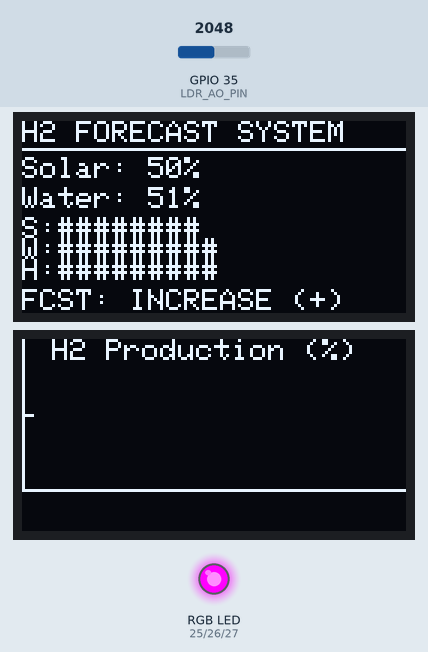
The sketch below on a simulated ESP32. Parts: 2 × 128×64 one-colour display, an RGB LED mixed from three pins (HIGH = lit). The test bench sets the inputs (shaded band); at power-on: GPIO 35 (LDR_AO_PIN) = 2048. Random numbers use the default seed unless the sketch sets one; what the sketch prints to the serial monitor is not drawn.

Above: at 2.8 s.
2.9 s: GPIO 35 (LDR_AO_PIN) set to 2118
At 3.35 s:
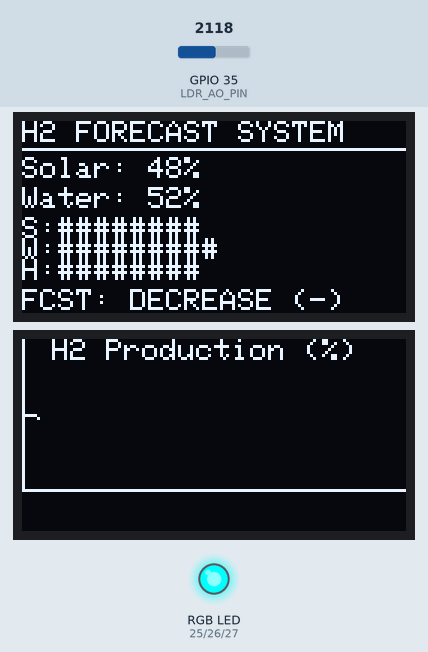
5.1 s: GPIO 35 (LDR_AO_PIN) set to 2866
At 6.06 s:
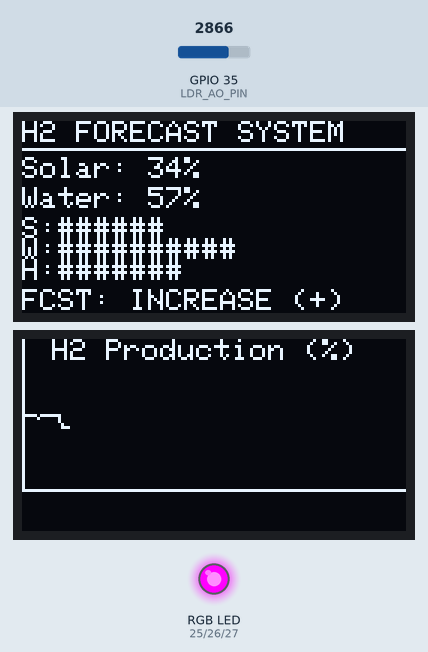
6.9 s: GPIO 35 (LDR_AO_PIN) set to 3603
At 7.29 s:
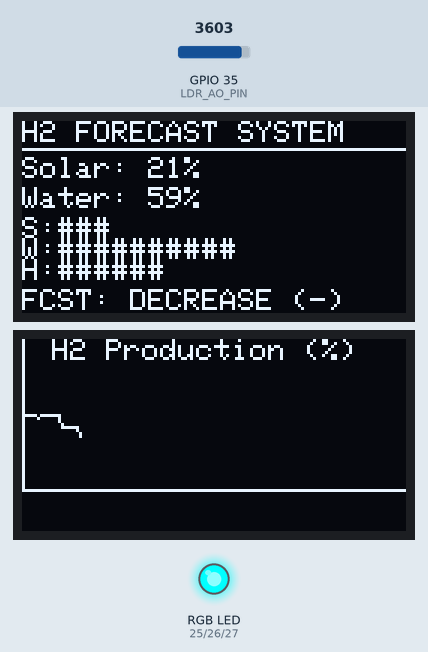
8.6 s: GPIO 35 (LDR_AO_PIN) set to 4095
At 37.87 s:
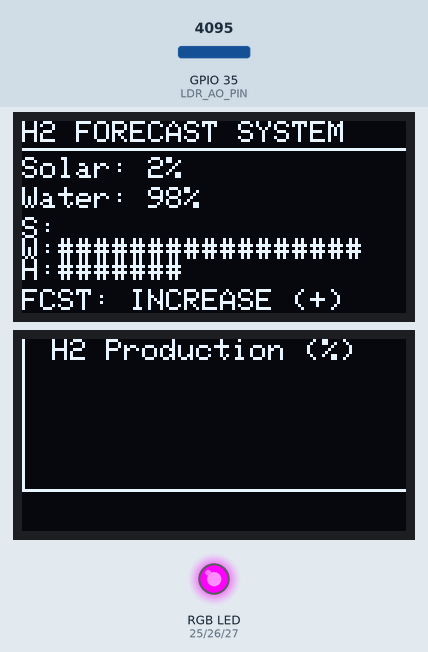
Timing chart, 0 to 39.4 s (numbered marks = the images above; inputs shaded):
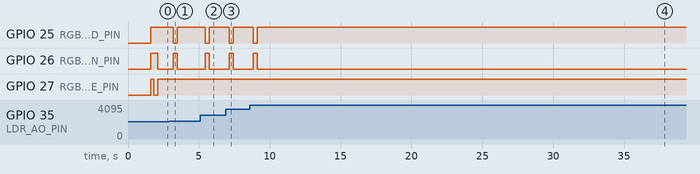

The sketch:

sketch.ino
```cpp
// ===========================================================
// Quantum-Inspired Green Hydrogen Forecasting (ESP32 + RGB LED)
// Full Version with 3-Bar Serial Graph + HYBRID SENSOR MODE
// With Quantum Memory Weight (Stabilization) + OLED Bar Graph + Live Line Graph
// ===========================================================

#include <Wire.h>                      // Include Wire library for I2C communication
#include <Adafruit_GFX.h>              // Include Adafruit GFX library for graphics
#include <Adafruit_SSD1306.h>          // Include Adafruit SSD1306 library for OLED display

// --- SCREEN CONFIG ---
#define SCREEN_WIDTH 128               // Define the screen width for the OLED display
#define SCREEN_HEIGHT 64               // Define the screen height for the OLED display
#define GRAPH_WIDTH 128                // Define the width of the graph
#define GRAPH_HEIGHT 50                // Define the height of the graph

// --- TWO DISPLAY BUSSES ---
TwoWire I2Cone = TwoWire(0);           // Define the first I2C bus (I2Cone)
TwoWire I2Ctwo = TwoWire(1);           // Define the second I2C bus (I2Ctwo)

// --- DISPLAY DEFINITIONS ---
Adafruit_SSD1306 display(SCREEN_WIDTH, SCREEN_HEIGHT, &I2Cone, -1);    // Initialize the first OLED display
Adafruit_SSD1306 display2(SCREEN_WIDTH, SCREEN_HEIGHT, &I2Ctwo, -1);   // Initialize the second OLED display

// --- Pin Definitions ---
const int LDR_AO_PIN = 35;            // Define the pin for the Light Dependent Resistor (LDR)
const int RGB_RED_PIN = 25;           // Define the pin for the RGB red LED
const int RGB_GREEN_PIN = 26;         // Define the pin for the RGB green LED
const int RGB_BLUE_PIN = 27;          // Define the pin for the RGB blue LED

// --- Variables ---
int ldrValue = 0;                     // Variable to store LDR value
int potValue = 0;                     // Variable to store potentiometer value
int readingCount = 0;                 // Variable to count readings

float SIM_STRENGTH_SOLAR = 0.30;      // Simulated solar strength factor
String lastForecast = "remain";      // Last forecasted value
float memoryStrength = 0.25;          // Memory strength for forecasting stabilization

// OLED2 graph variables
int graphX = 0;                       // X position for the graph
float previousValue = -1;             // Previous value for drawing the graph
int markerCounter = 0;                // Counter for graph marker

// Previous hydrogen production tracking
float previousHydrogenProduction = -1;    // Previous hydrogen production
float previousHydrogenPercentage = -1;    // Previous hydrogen production percentage

// Function prototypes
void drawHydrogenGraphOnOLED2(float hydrogenPercent);  // Function to draw the hydrogen graph
void printBarGraph3(float solar, float water, float energyPotential, String forecast); // Function to print the bar graph
void drawBarGraphOLED(float solar, float water, float energyPotential);  // Function to draw the bar graph on OLED
void fadeToColor(int r, int g, int b, int duration);   // Function to fade RGB color

// ===========================================================
void setup() {

  Serial.begin(115200);                // Initialize the serial communication with baud rate 115200

  // --- OLED 1 SETUP ---
  I2Cone.begin(21, 22, 400000);        // Begin communication for OLED 1 (I2C)
  if (!display.begin(SSD1306_SWITCHCAPVCC, 0x3C)) {  // Initialize OLED 1 with the specified I2C address
    Serial.println(F("OLED 1 FAILED. Check wiring."));  // Display an error message if OLED 1 fails
    for(;;);  // Infinite loop to stop execution if OLED 1 fails
  }

  // --- OLED 2 SETUP ---
  I2Ctwo.begin(19, 23, 400000);        // Begin communication for OLED 2 (I2C)
  if (!display2.begin(SSD1306_SWITCHCAPVCC, 0x3C)) { // Initialize OLED 2 with the specified I2C address
    Serial.println(F("OLED 2 FAILED. Check wiring.")); // Display an error message if OLED 2 fails
    for(;;);  // Infinite loop to stop execution if OLED 2 fails
  }

  delay(500);                          // Delay to allow OLEDs to initialize

  display.clearDisplay();               // Clear the OLED 1 display
  display.setTextSize(1);               // Set text size to 1 on OLED 1
  display.setTextColor(WHITE);          // Set text color to white on OLED 1
  display.setCursor(0, 10);             // Set cursor position on OLED 1
  display.println("Booting System..."); // Display "Booting System..." on OLED 1
  display.display();                    // Update OLED 1 to show the text

  display2.clearDisplay();              // Clear the OLED 2 display
  display2.setTextSize(1);              // Set text size to 1 on OLED 2
  display2.setTextColor(WHITE);         // Set text color to white on OLED 2
  display2.setCursor(0, 10);            // Set cursor position on OLED 2
  display2.println("Booting System...");// Display "Booting System..." on OLED 2
  display2.display();                   // Update OLED 2 to show the text

  delay(1000);                         // Delay for 1 second

  Serial.println();
  Serial.println("Quantum-Inspired Green Hydrogen Forecasting"); // Print system name
  Serial.println("------------------------------------------------");
  Serial.println("System ready.\n");

  pinMode(RGB_RED_PIN, OUTPUT);        // Set the RGB red pin as output
  pinMode(RGB_GREEN_PIN, OUTPUT);      // Set the RGB green pin as output
  pinMode(RGB_BLUE_PIN, OUTPUT);       // Set the RGB blue pin as output

  digitalWrite(RGB_RED_PIN, HIGH);    // Set the RGB red pin high (turn off red)
  digitalWrite(RGB_GREEN_PIN, HIGH);  // Set the RGB green pin high (turn off green)
  digitalWrite(RGB_BLUE_PIN, HIGH);   // Set the RGB blue pin high (turn off blue)

  randomSeed(analogRead(36));         // Initialize random seed using analogRead from pin 36

  Serial.println("CSV:solar,water,forecast");  // Print CSV header for solar, water, and forecast
}

// ===========================================================
void loop() {

  int realLDR = analogRead(LDR_AO_PIN);   // Read the LDR value from the analog pin

  static float t2 = 0;                    // Define a static variable for simulating LDR values
  static float t = 0;                     // Define a static variable for simulating potentiometer values

  int simLDR = (sin(t2) * 0.5 + 0.5) * 4095;  // Simulate LDR value based on sine wave
  int simPOT = (sin(t) * 0.5 + 0.5) * 4095;  // Simulate potentiometer value based on sine wave

  t2 += 0.008;                           // Increment t2 for the next simulation cycle
  t += 0.01;                             // Increment t for the next simulation cycle

  ldrValue = (1.0 - SIM_STRENGTH_SOLAR) * realLDR + SIM_STRENGTH_SOLAR * simLDR; // Combine real and simulated LDR values
  potValue = simPOT;                     // Assign simulated potentiometer value

  float invertedLdrValue = 4095.0 - ldrValue;  // Invert LDR value for further calculations

  float solar = invertedLdrValue / 4095.0;     // Normalize solar value between 0 and 1
  float water = potValue / 4095.0;             // Normalize water value between 0 and 1
  float energyPotential = (0.6 * solar + 0.4 * water); // Calculate energy potential from solar and water values

  float p_increase = energyPotential;          // Probability for increase
  float p_same = (1 - fabs(solar - water)) * 0.3; // Probability for remain
  float p_decrease = 1.0 - (p_increase + p_same);  // Probability for decrease

  if (p_decrease < 0) p_decrease = 0;         // Ensure probability for decrease is not negative

  float total = p_increase + p_same + p_decrease; // Total probability
  p_increase /= total;                        // Normalize increase probability
  p_same /= total;                            // Normalize remain probability
  p_decrease /= total;                        // Normalize decrease probability

  if (lastForecast == "increase") p_increase += memoryStrength;  // Adjust increase probability based on last forecast
  else if (lastForecast == "remain") p_same += memoryStrength;   // Adjust remain probability based on last forecast
  else if (lastForecast == "decrease") p_decrease += memoryStrength; // Adjust decrease probability based on last forecast

  total = p_increase + p_same + p_decrease;   // Total probability again after adjustment
  p_increase /= total;                        // Renormalize increase probability
  p_same /= total;                            // Renormalize remain probability
  p_decrease /= total;                        // Renormalize decrease probability

  // --- QUANTUM NOISE  ---
  // Adding quantum-inspired randomness to simulate quantum behavior
  float quantumNoise = (random(-300, 300) / 1000.0); // Generate random quantum noise

  p_increase += quantumNoise * 0.4;             // Apply noise to increase probability
  p_same     += quantumNoise * -0.2;             // Apply noise to remain probability (inverse coupling)
  p_decrease += quantumNoise * 0.4;             // Apply noise to decrease probability

  // Prevent negatives
  if (p_increase < 0) p_increase = 0;           // Ensure no negative probability for increase
  if (p_same     < 0) p_same     = 0;           // Ensure no negative probability for remain
  if (p_decrease < 0) p_decrease = 0;           // Ensure no negative probability for decrease

  // Renormalize again
  total = p_increase + p_same + p_decrease;     // Total probability again after noise application
  p_increase /= total;                          // Renormalize increase probability
  p_same     /= total;                          // Renormalize remain probability
  p_decrease /= total;                          // Renormalize decrease probability

  float r = random(0, 1000) / 1000.0;           // Generate random number between 0 and 1

  String forecast;                              // Variable to store the forecast
  int targetR = 0, targetG = 0, targetB = 0;     // RGB values for color feedback

  // Determine forecast based on hydrogen production change
  float currentHydrogenPercentage = energyPotential * 100; // Calculate the current hydrogen production percentage

  if (previousHydrogenPercentage < 0) {  // First reading, default to remain
    forecast = "remain";
    targetB = 255;                       // Set blue color for remain forecast
  } else {
    if (currentHydrogenPercentage > previousHydrogenPercentage) { // If production is increasing
      forecast = "increase";
      targetG = 255;                     // Set green color for increase forecast
    } else if (currentHydrogenPercentage < previousHydrogenPercentage) { // If production is decreasing
      forecast = "decrease";
      targetR = 255;                     // Set red color for decrease forecast
    } else {                             // If no change
      forecast = "remain";
      targetB = 255;                     // Set blue color for remain forecast
    }
  }

  // Update previous hydrogen percentage
  previousHydrogenPercentage = currentHydrogenPercentage;

  lastForecast = forecast;  // Update last forecast value

  // Print solar, water, and forecast values to the serial monitor
  Serial.print("CSV:");
  Serial.print(solar, 3);
  Serial.print(",");
  Serial.print(water, 3);
  Serial.print(",");
  Serial.println(forecast);

  readingCount++;          // Increment reading count
  if (readingCount >= 10) {  // If 10 readings are reached
    Serial.print("solar:");
    Serial.println(solar * 100);
    Serial.print("water:");
    Serial.println(water * 100);
    readingCount = 0;       // Reset reading count
  }

  Serial.println("------------------------------------------------");
  printBarGraph3(solar, water, energyPotential, forecast); // Print the bar graph to the serial monitor
  Serial.println("------------------------------------------------\n");

  // --- OLED1 and OLED2 Bar Graphs ---
  auto updateOLED = [&](Adafruit_SSD1306 &scr) {  // Update OLED displays with forecast values
    scr.clearDisplay();                         // Clear the display
    scr.setTextSize(1);                         // Set text size
    scr.setTextColor(WHITE);                    // Set text color to white

    scr.setCursor(0, 0);                       // Set cursor to top left
    scr.println("H2 FORECAST SYSTEM");         // Display "H2 FORECAST SYSTEM" on OLED
    scr.drawLine(0, 9, 128, 9, WHITE);         // Draw line for section separation

    scr.setCursor(0, 12);                      // Set cursor for solar data
    scr.print("Solar: ");
    scr.print(solar * 100, 0);
    scr.println("%");

    scr.setCursor(0, 22);                      // Set cursor for water data
    scr.print("Water: ");
    scr.print(water * 100, 0);
    scr.println("%");

    drawBarGraphOLED(solar, water, energyPotential); // Draw the bar graph on OLED

    scr.setCursor(0, 56);                      // Set cursor for forecast data
    scr.print("FCST: ");
    if (forecast == "increase") scr.print("INCREASE (+)");
    else if (forecast == "remain") scr.print("STABLE (=)");
    else scr.print("DECREASE (-)");

    scr.display();                             // Update the display
  };

  updateOLED(display); // OLED1 bar + forecast

  // --- OLED2 live line graph ---
  drawHydrogenGraphOnOLED2(energyPotential * 100);  // Draw live hydrogen production graph on OLED2

  fadeToColor(targetR, targetG, targetB, 100);  // Fade RGB LEDs to the target color based on forecast

  delay(100); // Delay to slow down loop execution
}

// ===========================================================
void printBarGraph3(float solar, float water, float energyPotential, String forecast) {

  int solarBar = solar * 50;             // Calculate the solar bar length based on solar percentage
  int waterBar = water * 50;             // Calculate the water bar length based on water percentage
  int hydrogenBar = energyPotential * 50; // Calculate the hydrogen bar length based on energy potential

  Serial.println();
  Serial.println("Graph (each '#' about 2 percent)");

  // Print the solar bar graph to the serial monitor
  Serial.print("Solar : [");
  for (int i = 0; i < solarBar; i++) Serial.print("#");
  for (int i = solarBar; i < 50; i++) Serial.print(" ");
  Serial.print("] ");
  Serial.print(solar * 100, 1);
  Serial.println("%");

  // Print the water bar graph to the serial monitor
  Serial.print("Water : [");
  for (int i = 0; i < waterBar; i++) Serial.print("#");
  for (int i = waterBar; i < 50; i++) Serial.print(" ");
  Serial.print("] ");
  Serial.print(water * 100, 1);
  Serial.println("%");

  // Print the hydrogen bar graph to the serial monitor
  Serial.print("H2 : [");
  for (int i = 0; i < hydrogenBar; i++) Serial.print("#");
  for (int i = hydrogenBar; i < 50; i++) Serial.print(" ");
  Serial.print("] ");
  Serial.print(energyPotential * 100, 1);
  Serial.print("% -> ");
  Serial.println(forecast);
}

// ===========================================================
void drawBarGraphOLED(float solar, float water, float energyPotential) {

  const int maxChars = 18;               // Maximum number of characters for the bar graph
  int solarChars = (int)(solar * maxChars);  // Calculate solar bar characters
  int waterChars = (int)(water * maxChars);  // Calculate water bar characters
  int h2Chars = (int)(energyPotential * maxChars);  // Calculate hydrogen bar characters

  if (solarChars > maxChars) solarChars = maxChars;  // Ensure solarChars doesn't exceed maxChars
  if (waterChars > maxChars) waterChars = maxChars;  // Ensure waterChars doesn't exceed maxChars
  if (h2Chars > maxChars) h2Chars = maxChars;        // Ensure h2Chars doesn't exceed maxChars

  int startY = 32;                         // Starting Y position for the bar graph
  int lineH = 7;                           // Line height for the bars

  display.setTextSize(1);                  // Set text size for the OLED display
  display.setTextColor(WHITE);             // Set text color to white

  // Draw solar bar graph
  display.setCursor(0, startY);
  display.print("S:");
  for (int i = 0; i < maxChars; i++) display.print(i < solarChars ? "#" : " ");

  // Draw water bar graph
  display.setCursor(0, startY + lineH);
  display.print("W:");
  for (int i = 0; i < maxChars; i++) display.print(i < waterChars ? "#" : " ");

  // Draw hydrogen bar graph
  display.setCursor(0, startY + 2 * lineH);
  display.print("H:");
  for (int i = 0; i < maxChars; i++) display.print(i < h2Chars ? "#" : " ");
}

// ===========================================================
void fadeToColor(int r, int g, int b, int duration) {

  static int currR = 0, currG = 0, currB = 0; // Initialize current RGB values

  int steps = 50;                          // Number of steps for fading
   int stepDelay = duration / steps;         // Calculate the delay per step for smooth fading

  for (int i = 0; i <= steps; i++) {

    // Gradually interpolate between the current color and the target color
    int newR = currR + (r - currR) * i / steps;
    int newG = currG + (g - currG) * i / steps;
    int newB = currB + (b - currB) * i / steps;

    // Adjust RGB LED colors based on the fading values
    analogWrite(RGB_RED_PIN, 255 - newR);   // Set red LED based on the new value
    analogWrite(RGB_GREEN_PIN, 255 - newG); // Set green LED based on the new value
    analogWrite(RGB_BLUE_PIN, 255 - newB);  // Set blue LED based on the new value

    delay(stepDelay);                       // Delay to create the fade effect
  }

  // Update the current RGB values to the target values after fading
  currR = r;
  currG = g;
  currB = b;
}

// ===========================================================
// OLED2 LEFT-TO-RIGHT LIVE LINE GRAPH
// ===========================================================
void drawHydrogenGraphOnOLED2(float hydrogenPercent) {

  // Map the hydrogen percentage to the OLED's vertical axis (Y-axis)
  int y = map(hydrogenPercent, 0, 100, GRAPH_HEIGHT, 0); // invert Y axis for correct graph orientation

  // Only clear at the start of the graph
  if (graphX == 0) {
    display2.clearDisplay();                             // Clear the display
    display2.drawLine(0, 0, 0, GRAPH_HEIGHT, WHITE);      // Draw the Y-axis line
    display2.drawLine(0, GRAPH_HEIGHT, GRAPH_WIDTH, GRAPH_HEIGHT, WHITE); // Draw the X-axis line
    display2.setTextSize(1);                             // Set text size for the graph title
    display2.setCursor(10, 0);                           // Set cursor for graph label
    display2.print("H2 Production (%)");                  // Print graph label on the OLED display
    previousValue = y;                                   // Set the initial value for the first point on the graph
  }

  // Draw connecting line from the previous value to the new value
  if (previousValue >= 0) {
    display2.drawLine(graphX - 1, previousValue, graphX, y, WHITE); // Draw line between previous and current points
  }

  // Draw marker every few loops to highlight specific points
  markerCounter++;                                         // Increment the marker counter
  if (markerCounter >= 2) {                                 // Draw a marker after every 2 iterations
    display2.drawPixel(graphX, y, WHITE);                   // Draw a pixel marker
    markerCounter = 0;                                      // Reset marker counter
  }

  previousValue = y;                                       // Update the previous value for the next point
  graphX++;                                                // Move to the next graph position (X-axis)

  // Reset the graph when the X position reaches the end
  if (graphX >= GRAPH_WIDTH) {
    graphX = 0;                                            // Reset X position to 0 (start of the graph)
    previousValue = -1;                                    // Reset previous value for the next graph cycle
  }

  // **Do not clear the display here!** Only update the graph with new points
  display2.display();                                       // Update OLED2 with the new graph data
}
```

Measured:
- the behaviour switches between 2060 and 2061 on GPIO 35 (LDR_AO_PIN) (found by bisection; images 0 and 1)
- after the input at 2.9 s, GPIO 25 (RGB_RED_PIN): HIGH → LOW after 0.31 s, → HIGH 0.28 s later; GPIO 26 (RGB_GREEN_PIN): LOW → HIGH after 0.31 s, → LOW 0.28 s later
- after the input at 5.1 s, GPIO 25 (RGB_RED_PIN): HIGH → LOW after 0.36 s, → HIGH 0.28 s later; GPIO 26 (RGB_GREEN_PIN): LOW → HIGH after 0.36 s, → LOW 0.28 s later
- after the input at 6.9 s, GPIO 25 (RGB_RED_PIN): HIGH → LOW after 0.25 s, → HIGH 0.28 s later; GPIO 26 (RGB_GREEN_PIN): LOW → HIGH after 0.25 s, → LOW 0.28 s later
- after the input at 8.6 s, GPIO 25 (RGB_RED_PIN): HIGH → LOW after 0.24 s, → HIGH 0.28 s later; GPIO 26 (RGB_GREEN_PIN): LOW → HIGH after 0.24 s, → LOW 0.28 s later
